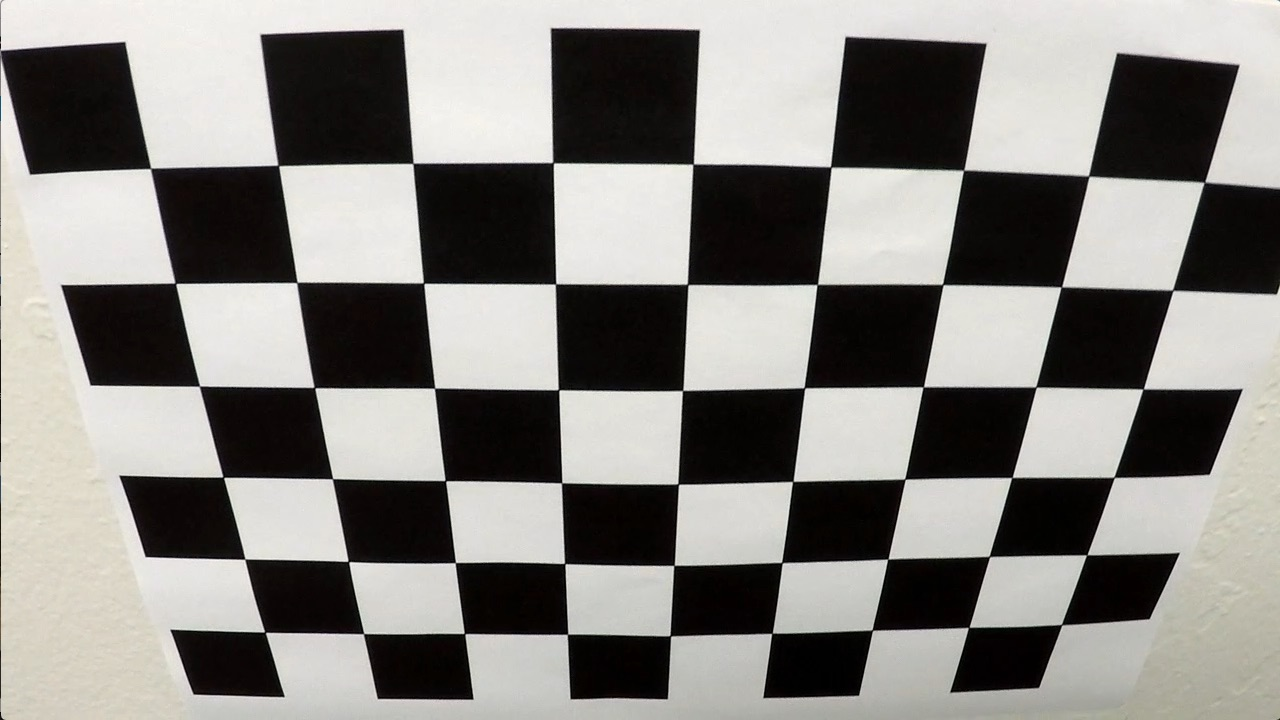
#> input picture camera_cal/calibration2.jpg, 1280 x 720 px
$ python P2AdvanceLaneFinding.py   (older library calls are emulated)
#> lines starting #> are read from the running program, lines starting #| are printed output that depends on the picture; after the words box and inside, x2 and y2 are one past the last pixel; in counts of white or black regions, pixels touching at a corner belong together; pictures that were not available may be replaced by others from this repository, and a replacement may not be noted
import cv2
import numpy as np


# ===========================================================
# Declaring a function to Make Undistorted Image
def undistort_image(img, mtx, dist):
    return cv2.undistort(img, mtx, dist, None, mtx)
# ===========================================================

# ===========================================================
# Setting Up Calibration Points via ChesBoard of size 9,6
nx = 9
ny = 6
objpoints = []
imgpoints = []
objp = np.zeros((9 * 6, 3), np.float32)
objp[:, :2] = np.mgrid[0:9, 0:6].T.reshape(-1, 2)
# Finding in mtx, dst
img = cv2.imread('camera_cal/calibration2.jpg')
#> img is the input picture: shape (720, 1280, 3); mean B, G, R 128.5, 132.4, 134.4
# Convert to grayscale
gray = cv2.cvtColor(img, cv2.COLOR_BGR2GRAY)
# Find the chessboard corners
ret, corners = cv2.findChessboardCorners(gray, (nx, ny), None)
#> ret = True; corners = 54 rows, first 8: [150.6, 168.4], [278.3, 165.4], [412.9, 163.5], [553, 162.6], [693.2, 164.2], [830.6, 166.9], [963.5, 170.4], [1088.6, 176.1]
# If found, draw corners
if ret == True:
    imgpoints.append(corners)
    objpoints.append(objp)
    # Draw and display the corners
    cv2.drawChessboardCorners(img, (nx, ny), corners, ret)
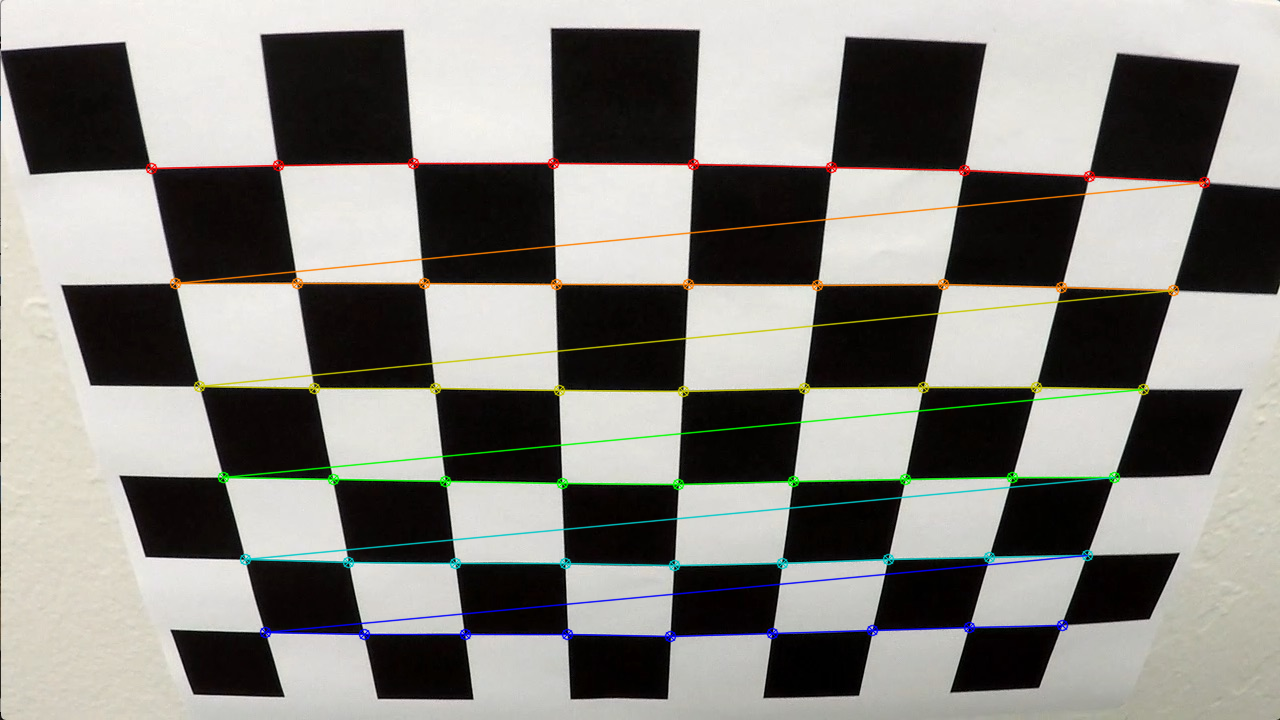
#> img: shape (720, 1280, 3); 3.76% of pixels changed, all inside (x1, y1, x2, y2) = (145, 157, 1211, 643)
ret, mtx, dist, rvecs, tvecs = cv2.calibrateCamera(objpoints, imgpoints, gray.shape[::-1], None, None)
#> ret = 0.867; mtx = [[788.8, 0, 646.8], [0, 756, 212.5], [0, 0, 1]]; dist = [[-0.159, 0.0736, 0.0212, 0.00277, -0.00689]]; rvecs = ([0.401, -0.0328, 0.0155],); tvecs = ([-3.67, -0.395, 5.45],)
undistorted = undistort_image(img, mtx, dist)
# ===========================================================

# ===========================================================
# Creating a function to apply Absolute Sobel On Image
def abs_sobel_thresh(img, orient='x', sobel_kernel=3, thresh=(0, 255)):
    img = cv2.cvtColor(img, cv2.COLOR_BGR2RGB)
    gray = cv2.cvtColor(img, cv2.COLOR_RGB2GRAY)
    scaled_sobel = None
    # Sobel x
    if orient == 'x':
        sobelx = cv2.Sobel(gray, cv2.CV_64F, 1, 0, ksize=sobel_kernel)  # Take the derivative in x
        abs_sobelx = np.absolute(sobelx)  # Absolute x derivative to accentuate lines away from horizontal
        scaled_sobel = np.uint8(255 * abs_sobelx / np.max(abs_sobelx))
    # Sobel y
    else:
        sobely = cv2.Sobel(gray, cv2.CV_64F, 0, 1, ksize=sobel_kernel)  # Take the derivative in y
        abs_sobely = np.absolute(sobely)  # Absolute x derivative to accentuate lines away from horizontal
        scaled_sobel = np.uint8(255 * abs_sobely / np.max(abs_sobely))
    # Threshold x gradient
    thresh_min = thresh[0]
    thresh_max = thresh[1]
    grad_binary = np.zeros_like(scaled_sobel)
    grad_binary[(scaled_sobel >= thresh_min) & (scaled_sobel <= thresh_max)] = 1
    return grad_binary


# ===========================================================

# ===========================================================
# Applying Sobel and color Thresholding
def mag_thresh(img, sobel_kernel=3, mag_thresh=(0, 255)):
    img = cv2.cvtColor(img, cv2.COLOR_BGR2RGB)
    gray = cv2.cvtColor(img, cv2.COLOR_RGB2GRAY)
    sobelx = cv2.Sobel(gray, cv2.CV_64F, 1, 0, ksize=sobel_kernel)
    sobely = cv2.Sobel(gray, cv2.CV_64F, 0, 1, ksize=sobel_kernel)
    magnitude = np.sqrt(np.square(sobelx) + np.square(sobely))
    abs_magnitude = np.absolute(magnitude)
    scaled_magnitude = np.uint8(255 * abs_magnitude / np.max(abs_magnitude))
    mag_binary = np.zeros_like(scaled_magnitude)
    mag_binary[(scaled_magnitude >= mag_thresh[0]) & (scaled_magnitude <= mag_thresh[1])] = 1
    return mag_binary


def dir_threshold(img, sobel_kernel=3, thresh=(0, np.pi / 2)):
    img = cv2.cvtColor(img, cv2.COLOR_BGR2RGB)
    gray = cv2.cvtColor(img, cv2.COLOR_RGB2GRAY)
    sobelx = cv2.Sobel(gray, cv2.CV_64F, 1, 0, ksize=sobel_kernel)
    sobely = cv2.Sobel(gray, cv2.CV_64F, 0, 1, ksize=sobel_kernel)
    abs_sobelx = np.absolute(sobelx)
    abs_sobely = np.absolute(sobely)
    arctan = np.arctan2(abs_sobely, abs_sobelx)
    dir_binary = np.zeros_like(arctan)
    dir_binary[(arctan >= thresh[0]) & (arctan <= thresh[1])] = 1
    return dir_binary


def combined_s_gradient_thresholds(img, show=False):
    # Choose a Sobel kernel size
    ksize = 3  # Choose a larger odd number to smooth gradient measurements
    # Apply each of the thresholding functions
    gradx = abs_sobel_thresh(img, orient='x', sobel_kernel=ksize, thresh=(20, 100))
    grady = abs_sobel_thresh(img, orient='y', sobel_kernel=ksize, thresh=(20, 100))
    mag_binary = mag_thresh(img, sobel_kernel=ksize, mag_thresh=(20, 100))
    dir_binary = dir_threshold(img, sobel_kernel=ksize, thresh=(0.7, 1.4))
    combined = np.zeros_like(dir_binary)
    combined[((gradx == 1) & (grady == 1)) | ((mag_binary == 1) & (dir_binary == 1))] = 1
    img = cv2.cvtColor(img, cv2.COLOR_BGR2RGB)
    hls = cv2.cvtColor(img, cv2.COLOR_RGB2HLS)
    s_channel = hls[:, :, 2]
    # Threshold color channel
    s_thresh_min = 150
    s_thresh_max = 255
    s_binary = np.zeros_like(s_channel)
    s_binary[(s_channel >= s_thresh_min) & (s_channel <= s_thresh_max)] = 1
    # Combine the two binary thresholds
    combined_binary = np.zeros_like(combined)
    combined_binary[(s_binary == 1) | (combined == 1)] = 1
    return combined_binary


# ===========================================================
# importing Video File Stored in Testing_data folder with OPENCV
lane_video = cv2.VideoCapture('./Testing_data/challenge_video.mp4')
# Declaring a variable to choose method of lane detection
i = 0

if not lane_video.isOpened():
    # Error Handling In case of Corrupted Video
    print("Error In Opening Vide Source File")
while lane_video.isOpened():
    # Splitting Frames Of The Video
    ret, image_of_car = lane_video.read()
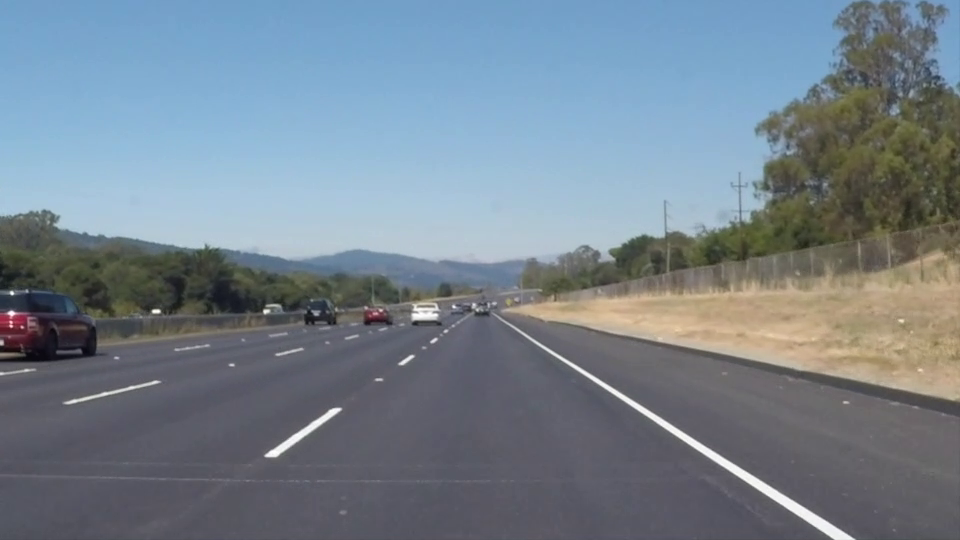
#> input picture frame 22 of Testing_data/solidWhiteRight.mp4, 960 x 540 px, given in place of challenge_video.mp4, which was not available
#> image_of_car is the input picture: shape (540, 960, 3); mean B, G, R 141.9, 130.7, 117.7
    image_of_car = cv2.cvtColor(image_of_car, cv2.COLOR_BGR2RGB)
    # image_of_car = cv2.cvtColor(image_of_car, cv2.COLOR_RGB2HLS)
    print(image_of_car.shape)
#| (540, 960, 3)
    if ret:

        try:
            img = np.copy(image_of_car)
            # Grab the x and y size and make a copy of the image
            ysize = img.shape[0]
            xsize = img.shape[1]
            # Define our color selection criteria
            red_threshold = 160
            green_threshold = 100
            blue_threshold = 0
            rgb_threshold = [red_threshold, green_threshold, blue_threshold]
            # Identify pixels below the threshold
            thresholds = (img[:, :, 0] < rgb_threshold[0]) \
                         | (img[:, :, 1] < rgb_threshold[1]) \
                         | (img[:, :, 2] < rgb_threshold[2])
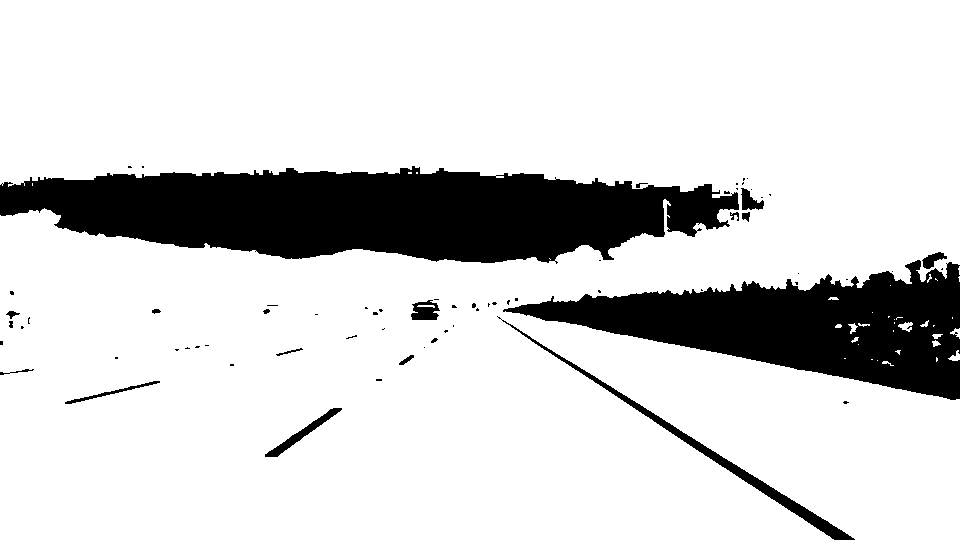
#> thresholds: shape (540, 960) bool; 83.6% white; 68 black regions (49 under 20 px), largest, box (x1, y1, x2, y2) and area: (0, 166, 739, 264) 49367, (503, 260, 960, 400) 30263, (497, 316, 855, 540) 2768
            img[thresholds] = [0, 0, 0]
#> img: shape (540, 960, 3)

            combined_binary = combined_s_gradient_thresholds(img, True)
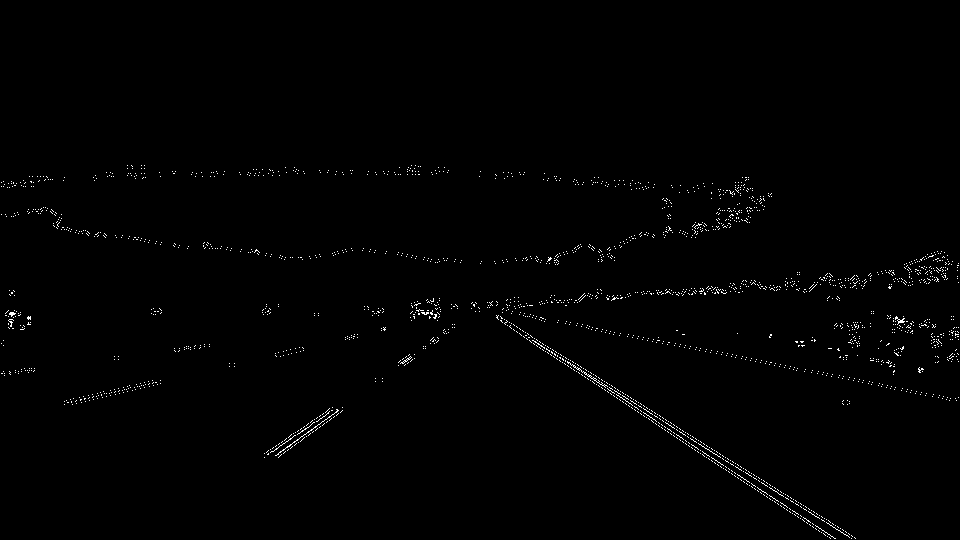
#> combined_binary: shape (540, 960) float64; values 0 (black) and 1 (white), 0.77% white in thin lines or dots, all inside (x1, y1, x2, y2) = (1, 165, 959, 539)

            # Applying Transform to Image
            # Grab the image shape
            img_size = (combined_binary.shape[1], combined_binary.shape[0])
            leftupperpoint = [568, 470]
            rightupperpoint = [717, 470]
            leftlowerpoint = [260, 680]
            rightlowerpoint = [1043, 680]
            src = np.float32([leftupperpoint, leftlowerpoint, rightupperpoint, rightlowerpoint])
            dst = np.float32([[200, 0], [200, 680], [1000, 0], [1000, 680]])
            # Given src and dst points, calculate the perspective transform matrix
            M = cv2.getPerspectiveTransform(src, dst)
            # Warp the image using OpenCV warpPerspective()
            warped_img = cv2.warpPerspective(combined_binary, M, img_size, flags=cv2.INTER_NEAREST)
#> warped_img: shape (540, 960) float64; every value is 0


            # Defining a function to locate lines using 9 windows which are later used to calculate the curve
            def locate_lines(binary_warped, nwindows=9, margin=100, minpix=50):
                # Assuming you have created a warped binary image called "binary_warped"
                # Take a histogram of the bottom half of the image
#> called with nwindows = 9, margin = 100, minpix = 50
                histogram = np.sum(binary_warped[int(binary_warped.shape[0] / 2):, :], axis=0)
#> histogram = 960 values from 0 to 0

                # Find the peak of the left and right halves of the histogram
                # These will be the starting point for the left and right lines
                midpoint = int(histogram.shape[0] / 2)
                leftx_base = np.argmax(histogram[:midpoint])
#> leftx_base = 0
                rightx_base = np.argmax(histogram[midpoint:]) + midpoint
#> rightx_base = 480

                # Set height of windows
                window_height = int(binary_warped.shape[0] / nwindows)
                # Identify the x and y positions of all nonzero pixels in the image
                nonzero = binary_warped.nonzero()
#> nonzero = (empty array, empty array)
                nonzeroy = np.array(nonzero[0])
#> nonzeroy = empty array
                nonzerox = np.array(nonzero[1])
#> nonzerox = empty array
                # Current positions to be updated for each window
                leftx_current = leftx_base
#> leftx_current = 0
                rightx_current = rightx_base
#> rightx_current = 480

                # Create empty lists to receive left and right lane pixel indices
                left_lane_inds = []
                right_lane_inds = []

                # Create an image to draw on and an image to show the selection window
                out_img = np.dstack((binary_warped, binary_warped, binary_warped)) * 255
#> out_img: shape (540, 960, 3) float64; every value is 0

                # Step through the windows one by one
                for window in range(nwindows):
                    # Identify window boundaries in x and y (and right and left)
                    win_y_low = binary_warped.shape[0] - (window + 1) * window_height
                    win_y_high = binary_warped.shape[0] - window * window_height
                    win_xleft_low = leftx_current - margin
                    win_xleft_high = leftx_current + margin
                    win_xright_low = rightx_current - margin
                    win_xright_high = rightx_current + margin
                    # Draw the windows on the visualization image
                    cv2.rectangle(out_img, (win_xleft_low, win_y_low), (win_xleft_high, win_y_high),
                                  (0, 255, 0), 2)
                    cv2.rectangle(out_img, (win_xright_low, win_y_low), (win_xright_high, win_y_high),
                                  (0, 255, 0), 2)
                    # Identify the nonzero pixels in x and y within the window
                    good_left_inds = ((nonzeroy >= win_y_low) & (nonzeroy < win_y_high) &
                                      (nonzerox >= win_xleft_low) & (nonzerox < win_xleft_high)).nonzero()[0]
                    good_right_inds = ((nonzeroy >= win_y_low) & (nonzeroy < win_y_high) &
                                       (nonzerox >= win_xright_low) & (nonzerox < win_xright_high)).nonzero()[0]
                    # Append these indices to the lists
                    left_lane_inds.append(good_left_inds)
                    right_lane_inds.append(good_right_inds)
                    # If you found > minpix pixels, recenter next window on their mean position
                    if len(good_left_inds) > minpix:
                        leftx_current = int(np.mean(nonzerox[good_left_inds]))
                    if len(good_right_inds) > minpix:
                        rightx_current = int(np.mean(nonzerox[good_right_inds]))
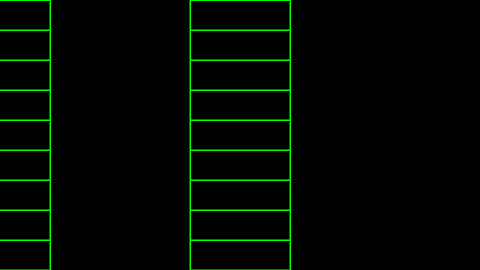
#> out_img: shape (540, 960, 3) float64 (shown at 1/2 size); mean of channels 0, 1, 2 0, 6.3, 0; drawn as B, G, R
#> after the loop, left_lane_inds = [empty array, empty array, empty array, empty array, empty array, empty array, empty array, empty array, empty array]; right_lane_inds has the same summary as left_lane_inds

                # Concatenate the arrays of indices
                left_lane_inds = np.concatenate(left_lane_inds)
#> left_lane_inds = empty array
                right_lane_inds = np.concatenate(right_lane_inds)
#> right_lane_inds = empty array

                # Extract left and right line pixel positions
                leftx = nonzerox[left_lane_inds]
#> leftx = empty array
                lefty = nonzeroy[left_lane_inds]
#> lefty = empty array
                rightx = nonzerox[right_lane_inds]
#> rightx = empty array
                righty = nonzeroy[right_lane_inds]
#> righty = empty array

                # Fit a second order polynomial to each
                left_fit = np.polyfit(lefty, leftx, 2)
                right_fit = np.polyfit(righty, rightx, 2)

                return left_fit, right_fit, left_lane_inds, right_lane_inds, nonzerox, nonzeroy


            # Defining a function to locate lines using output of the previous function just less costly
            # [64 lines left out: functions locate_line_further, visulizeLanes, not called in this run]


            # calling the costly lane finding function every fifth time increase processing speed and increase accuracy
            left_fit1 = ()
            right_fit1 = ()
            if i % 5 == 0:
                left_fit, right_fit, left_lane_inds, right_lane_inds, nonzerox, nonzeroy = locate_lines(warped_img)
                left_fit1 = left_fit
                right_fit1 = right_fit
            else:
                left_fit, right_fit, left_lane_inds, right_lane_inds, nonzerox, nonzeroy = locate_line_further(
                    left_fit1, right_fit1, warped_img)
            # calling lane visualizing function to process image into bird eye perspective and calculate lane curvature
            visulizeLanes(left_fit, right_fit, left_lane_inds, right_lane_inds, warped_img, nonzerox, nonzeroy,
                          margin=100)


            # Function to calculate the radius of curvature
            # [36 lines left out: function radius_curvature, not called in this run]


            # Calling the radius of curvature function and getting the required values
            left_curvature, right_curvature, center = radius_curvature(warped_img, left_fit, right_fit)


            # Function to draw the above calculate values on the image

            # [31 lines left out: function draw_on_image, not called in this run]


            # CConverting Image Back To RGB Format And Displaying it
            image_of_car = cv2.cvtColor(image_of_car, cv2.COLOR_BGR2RGB)
            img = draw_on_image(image_of_car, warped_img, left_fit, right_fit, M, left_curvature, right_curvature,
                                center, True)
            cv2.imshow('final', img)
            # Press Q on keyboard to  exit
            if cv2.waitKey(25) & 0xFF == ord('q'):
                break
        # In the exception block we removed the color thresholding for considering shadow
        except:
            img = np.copy(image_of_car)
            combined_binary = combined_s_gradient_thresholds(img, True)
#> call 4 of abs_sobel_thresh, with orient = 'y', sobel_kernel = 3, thresh = (20, 100)
#> in abs_sobel_thresh (call 4), `sobely = cv2.Sobel(gray, cv2.CV_64F, 0, 1, ksize=sobel_kernel)`:
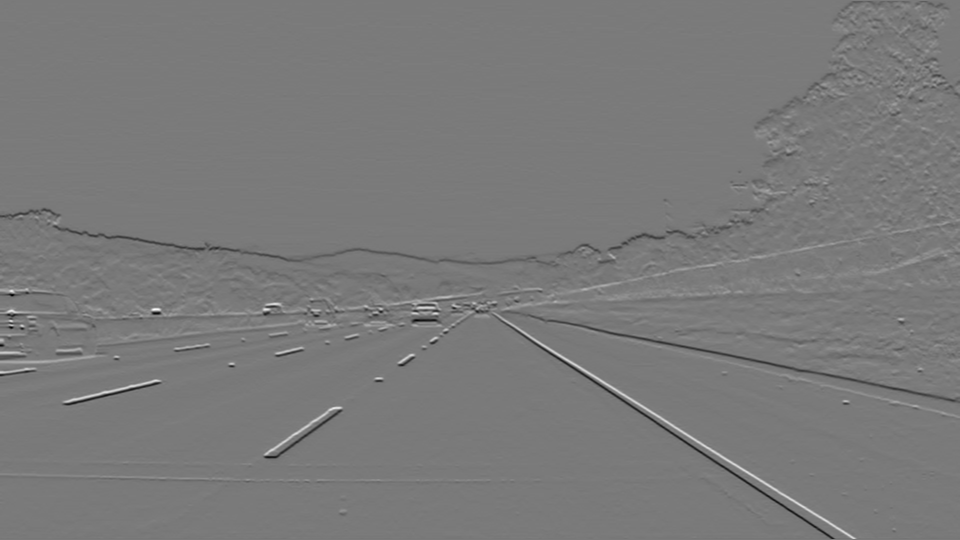
#> sobely: shape (540, 960) float64; min -588, max 637, mean -1.1; drawn with min black and max white
#> (the rest of the program and of its run is left out)
